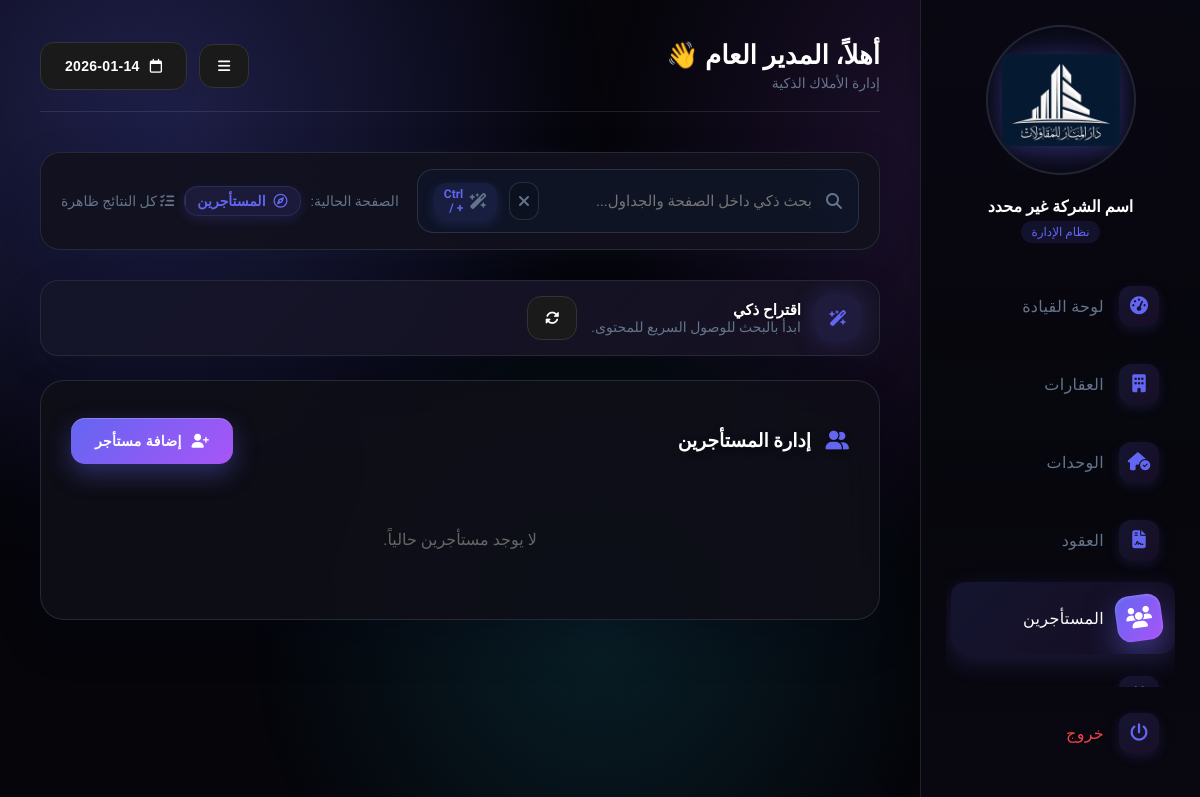
Before: /index.php?p=tenants (signed in) with the older database file.
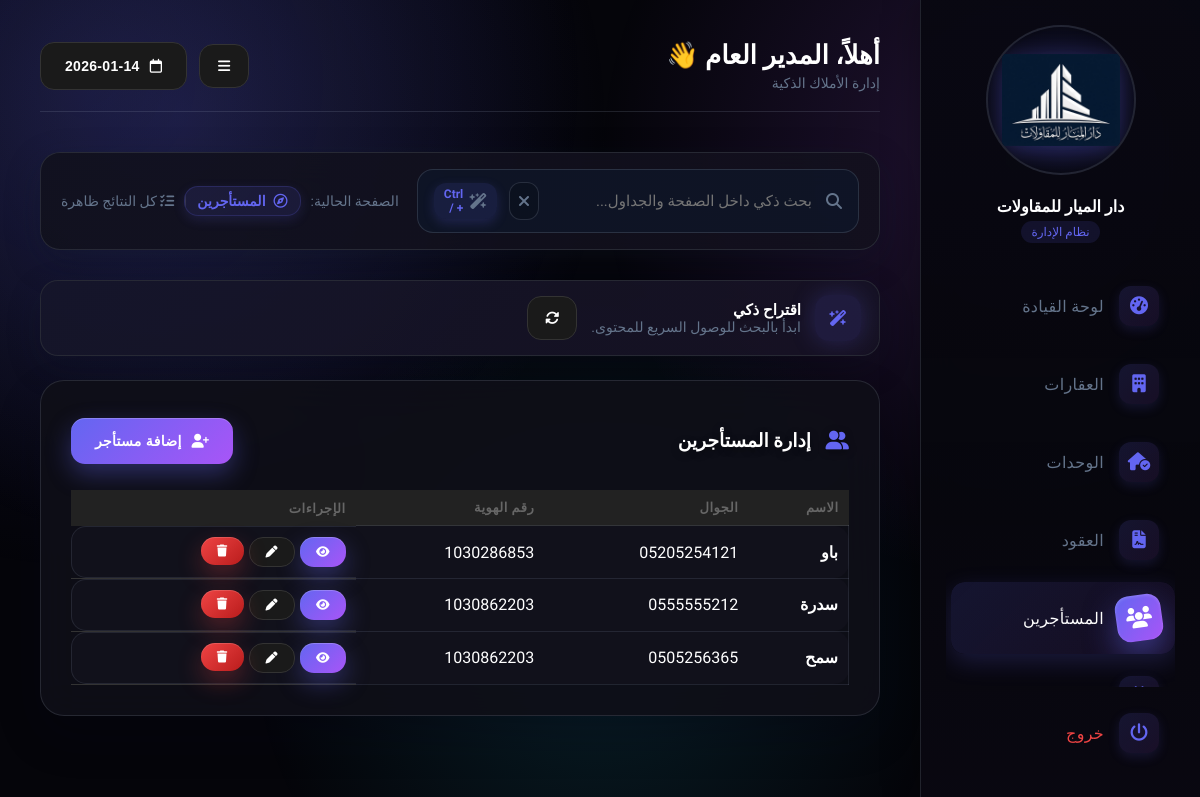
After: the same page with the newer database file.
### tables this page shows
CREATE TABLE `tenants` (
  `id` int NOT NULL,
  `name` varchar(255) NOT NULL,
  `phone` varchar(20) NOT NULL,
  `id_number` varchar(50) DEFAULT NULL,
  `email` varchar(100) DEFAULT NULL
);

### config.php (called while the page is built, shortened)
<?php
function table_has_column(PDO $pdo, string $table, string $column): bool {
    try {
        $stmt = $pdo->prepare("SHOW COLUMNS FROM `$table` LIKE ?");
        $stmt->execute([$column]);
        return (bool) $stmt->fetch();
    } catch (Exception $e) {
        return false;
    }
}
function tenant_name_column(PDO $pdo): string {
    return table_has_column($pdo, 'tenants', 'full_name') ? 'full_name' : 'name';
}
?>

### pages/tenants.php (the view, shortened to what the changed rows need)
<?php
$tenantNameColumn = tenant_name_column($pdo);
?>
<div class="card">
    <div style="display:flex; justify-content:space-between; align-items:center; margin-bottom:20px">
        <h3><i class="fa-solid fa-user-group" style="margin-left:10px;color:var(--primary)"></i> إدارة المستأجرين</h3>
        <button onclick="openModal()" class="btn btn-primary"><i class="fa-solid fa-user-plus"></i> إضافة مستأجر</button>
    </div>
    <?php
    $tenants = $pdo->query("SELECT id, $tenantNameColumn AS name, phone, id_number, email FROM tenants ORDER BY id DESC");
    if($tenants->rowCount() == 0): ?>
        <div style="text-align:center; padding:40px; color:#666">لا يوجد مستأجرين حالياً.</div>
    <?php else: ?>
        <table style="width:100%; border-collapse:collapse">
            <thead>
                <tr style="background:#222; text-align:right">
                    <th style="padding:10px">الاسم</th>
                    <th style="padding:10px">الجوال</th>
                    <th style="padding:10px">رقم الهوية</th>
                    <th style="padding:10px">الإجراءات</th>
                </tr>
            </thead>
            <tbody>
                <?php while($t = $tenants->fetch()): ?>
                <tr style="border-bottom:1px solid #333">
                    <td style="padding:10px; font-weight:bold"><?= $t['name'] ?></td>
                    <td style="padding:10px"><?= $t['phone'] ?></td>
                    <td style="padding:10px"><?= $t['id_number'] ?></td>
                    <td style="padding:10px; display:flex; gap:5px">
                        <a href="index.php?p=tenant_view&id=<?= $t['id'] ?>" class="btn btn-primary btn-sm"><i class="fa-solid fa-eye"></i></a>
                        <button onclick="editTenant(this)"
                            data-id="<?= $t['id'] ?>"
                            data-name="<?= $t['name'] ?>"
                            data-phone="<?= $t['phone'] ?>"
                            data-idn="<?= $t['id_number'] ?>"
                            data-email="<?= $t['email'] ?>"
                            class="btn btn-dark btn-sm"><i class="fa-solid fa-pen"></i></button>
                        <form method="POST" onsubmit="return confirm('حذف المستأجر؟');" style="margin:0">
                            <button class="btn btn-danger btn-sm"><i class="fa-solid fa-trash"></i></button>
                        </form>
                    </td>
                </tr>
                <?php endwhile; ?>
            </tbody>
        </table>
    <?php endif; ?>
</div>

### includes/header.php (shortened to what the changed rows need)
<?php
$user_name = $_SESSION['user_name'] ?? 'المدير';
$p = $_GET['p'] ?? 'dashboard';
$page_titles = [
    'dashboard' => 'لوحة القيادة',
    'properties' => 'العقارات',
    'units' => 'الوحدات',
    'contracts' => 'العقود',
    'tenants' => 'المستأجرين',
    'alerts' => 'التنبيهات',
    'maintenance' => 'الصيانة',
    'vendors' => 'المقاولين',
    'users' => 'المستخدمين',
    'settings' => 'الإعدادات',
    'smart_center' => 'مركز التمكين الذكي',
    'reports' => 'التقارير المالية',
    'lease_calendar' => 'تقويم العقود و ROI',
];
$page_key = array_key_exists($p, $page_titles) ? $p : 'dashboard';
$settingsMap = [];
try {
    $stmt = $pdo->prepare("SELECT k, v FROM settings WHERE k IN ('logo','company_name','timezone','date_format','maintenance_mode','maintenance_message')");
    $stmt->execute();
    while ($row = $stmt->fetch(PDO::FETCH_ASSOC)) {
        $settingsMap[$row['k']] = $row['v'];
    }
} catch (Exception $e) {
}
$db_logo = $settingsMap['logo'] ?? null;
$logo_src = $db_logo && file_exists($db_logo) ? $db_logo : 'logo.png';
$company_name = $settingsMap['company_name'] ?? 'اسم الشركة غير محدد';
$company_name_safe = htmlspecialchars($company_name);
?>
<!DOCTYPE html>
<html lang="ar" dir="rtl">
<head>
    <link rel="stylesheet" href="https://cdn.jsdelivr.net/npm/@fortawesome/fontawesome-free@6.5.1/css/all.min.css">
</head>
<body data-page="<?= htmlspecialchars($page_key) ?>">
    <div class="sidebar">
    <div style="text-align:center; margin-bottom:30px">
        <div class="logo-wrapper"><img src="<?= $logo_src ?>" class="logo-img" alt="Logo"></div>
        <h4 style="margin:10px 0 5px; font-weight:800"><?= $company_name_safe ?></h4>
        <span class="tagline" style="font-size:12px; color:var(--primary); background:var(--tag-bg); padding:4px 10px; border-radius:20px">نظام الإدارة</span>
    </div>
</div>
<div class="main">
    <div class="header">
        <div>
            <h1 style="margin:0; font-size:26px; font-weight:800">أهلاً، <?= $user_name ?> 👋</h1>
        </div>
    </div>

Changed rows visible on the page:
added tenants: name "باو", phone "05205254121", id_number "1030286853"
added tenants: name "سدرة", phone "0555555212", id_number "1030862203"
added tenants: name "سمح", phone "0505256365", id_number "1030862203"
Other visible differences:
$company_name_safe: "اسم الشركة غير محدد" → "دار الميار للمقاولات"
text no longer shown: "لا يوجد مستأجرين حالياً."
text now shown: "الاسم الجوال رقم الهوية الإجراءات"
